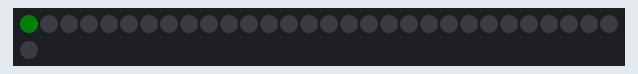
This sketch was run on a simulated ESP8266 (NodeMCU). On the bench: 31 RGB LEDs in strip order, left to right, continuing on the next row. Dim RGB values are drawn brighter than linear; WiFi joins after 1.5 s; servers stay silent unless stated; network time is answered at once with the bench clock; the local clock reads 2024-03-15 10:24:30 at power-on unless the sketch sets it; what the sketch prints to the serial monitor is not drawn.

Above: at 6.18 s.
At 8.29 s:
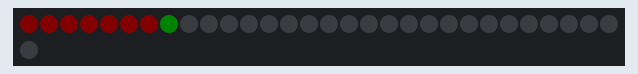
At 10.3 s:
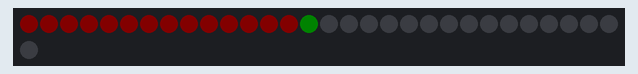

The sketch:

Auto_Date_Led.ino
```cpp
/**************************************************************************
 *                                                                       *
     Original code: NeoPixel / WS2812b advent Calendar  created by Tim! / 54696d21
     Modified by Mohoganogan
   02.09.2024
 *                                                                      *
 **************************************************************************/


// benötigte Bibilotheken
#include <ESP8266WiFi.h>  //standard library
#include <TimeLib.h>    //TimeLib.h by Paul Stoffregen
#include <Wire.h>       //I2C
#include <NTPClient.h>  //NTP Zeit
#include <WiFiUdp.h>    //Network protocol for NTP
#include <Adafruit_NeoPixel.h> //LED driver


#define LED_INPUT_DATA D1 //Data pin for leds
#define BRIGHTNESS 10 // brightness
#define PIXELS 31   //Number of LEDs
const long utcOffsetInSeconds = -21600; //Central Time Zone -6 hours * 3600
char daysOfTheWeek[7][12] = {"Sunday", "Monday", "Tuesday", "Wednesday", "Thursday", "Friday", "Saturday"};
WiFiUDP ntpUDP;               //Set protocol for NTP to UDP
NTPClient timeClient(ntpUDP, "time.apple.com", utcOffsetInSeconds); //specify the NTP settings this might lead to a slight error in the middle of the night while daylight wasting time is active

const char *ssid     = "*******";         //WLAN data to set the clock via NTP
const char *password = "*******";
const char* MyHostName = "*******";

Adafruit_NeoPixel leds = Adafruit_NeoPixel(PIXELS, LED_INPUT_DATA, NEO_GRB + NEO_KHZ800); // led driver definitions


void setup () {
  Serial.begin(115200); //Initialize serial interface for text output
  Serial.println("\n\nAlive.");
  WiFi.setHostname(MyHostName);
  WiFi.mode(WIFI_STA);
  WiFi.begin(ssid, password); //establishing the WLAN connection
  Wire.begin();   // I2C  initialize

  delay(5000);

  pinMode(LED_INPUT_DATA, OUTPUT); //defining the data pin of the NeoPixel
  leds.begin();           //initialize leds
  leds.setBrightness(BRIGHTNESS); // Set the LEDs to the brightness value defined above
  leds.setPixelColor(PIXELS, leds.Color(0,0,0)); //Black level
  leds.show();
  timeClient.update();  //Time management via NTP
  setTime(timeClient.getEpochTime()); //NTP time passed for management in a human-readable format
  delay(1000);
  timeClient.update();  //Time management via NTP
  setTime(timeClient.getEpochTime()); //NTP time passed for management in a human-readable format
  Serial.println("\n\nAll Black. Starting with a clean slate.");
  Serial.print(daysOfTheWeek[timeClient.getDay()]);
  Serial.print(", ");
  Serial.print(timeClient.getHours());
  Serial.print(":");
  Serial.print(timeClient.getMinutes());
  Serial.print(":");
  Serial.println(timeClient.getSeconds());


}

void loop () {
  timeClient.update();  //Time management via NTP
  setTime(timeClient.getEpochTime()); //NTP time passed for management in a human-readable format
  Serial.print("Current day of the month is ");
  Serial.print(day());
  Serial.println(". Filling LEDs");

  for(int i=0;i<=(day()-1);i++){  //Switch on LEDs pixel by pixel until the respective day is reached
    //Serial.print("loop turn on: ");
    //Serial.println(i); //Output the number of the current LED
    leds.setPixelColor(i, leds.Color(0,150,0)); // front fill green
    leds.setPixelColor(i-1, leds.Color(150,0,0)); // back fill red
    leds.show(); //The status last written to the LEDs is displayed
    delay(300); //Animation waiting time


  }
  leds.show(); //Display when exiting the loop (should not be necessary)


  //Serial.print("Show current day of the month: ");
  //Serial.println(day()); //day in the month
  Serial.println("Waiting...53.50 seconds");
  delay(3500); //Duration in which all LEDs of the respective day are on
  Serial.println("Waiting...50 seconds");
  delay(10000); //Duration in which all LEDs of the respective day are on
  Serial.println("Waiting...40 seconds");
  delay(10000); //Duration in which all LEDs of the respective day are on
  Serial.println("Waiting...30 seconds");
  delay(10000); //Duration in which all LEDs of the respective day are on
  Serial.println("Waiting...20 seconds");
  delay(10000); //Duration in which all LEDs of the respective day are on
  Serial.println("Waiting...10 seconds");
  delay(10000); //Duration in which all LEDs of the respective day are on
  Serial.println("Wiping LEDs clean");


for(int i=0;i<=(day()-1);i++){  //Switch off LEDs pixel by pixel until the respective day is reached
    //Serial.print("loop turn off: ");
    //Serial.println(i); //Output the number of the current LED
    leds.setPixelColor(i, leds.Color(0,0,0)); // Black
    leds.show(); //The status last written to the LEDs is displayed
    delay(75);  //(300); //Animation waiting time


  }
  leds.show(); //Display when exiting the loop (should not be necessary)


  Serial.println("Waiting...1 second");
  leds.clear(); // Clear entire strip to prevent orphan pixels at month end rollover
  delay(1000); //Duration in which all LEDs are off

}
```
